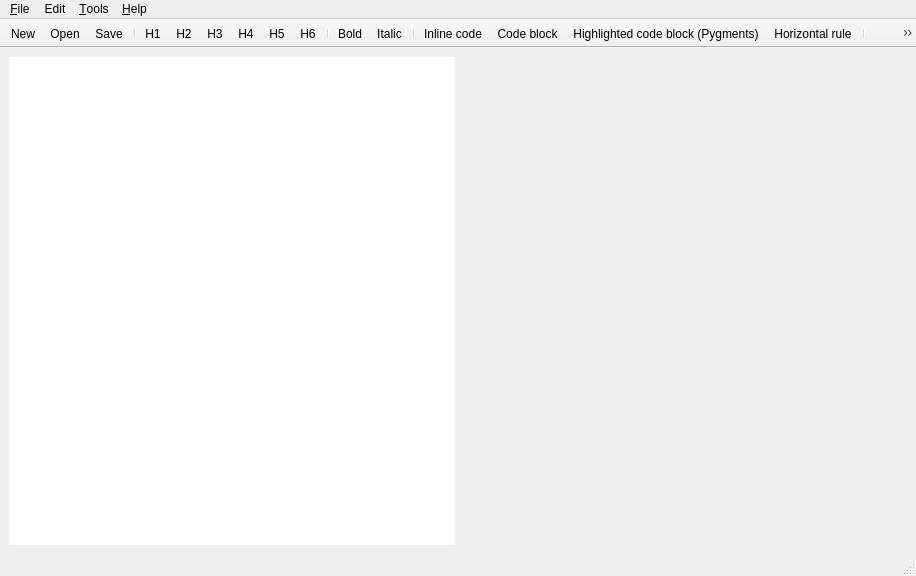
<?xml version="1.0" encoding="UTF-8"?>
<ui version="4.0">
 <class>RstPad::MainWindow</class>
 <widget class="QMainWindow" name="RstPad::MainWindow">
  <property name="geometry">
   <rect>
    <x>0</x>
    <y>0</y>
    <width>916</width>
    <height>576</height>
   </rect>
  </property>
  <property name="contextMenuPolicy">
   <enum>Qt::NoContextMenu</enum>
  </property>
  <property name="windowTitle">
   <string>RSTPad</string>
  </property>
  <property name="windowIcon">
   <iconset resource="../../resources/resources.qrc">
    <normaloff>:/icons/main.png</normaloff>:/icons/main.png</iconset>
  </property>
  <property name="styleSheet">
   <string notr="true">QStatusBar::item {
    border: none;
}
QWebEngineView, QPlainTextEdit {
	border: none;
}
</string>
  </property>
  <property name="iconSize">
   <size>
    <width>24</width>
    <height>24</height>
   </size>
  </property>
  <widget class="QWidget" name="CentralWidget">
   <layout class="QHBoxLayout" name="layout" stretch="1,1">
    <item>
     <widget class="RstPad::CodeEdit" name="CodeEditor">
      <property name="tabStopWidth">
       <number>40</number>
      </property>
     </widget>
    </item>
    <item>
     <widget class="RstPad::PreviewView" name="Preview" native="true"/>
    </item>
   </layout>
  </widget>
  <widget class="QMenuBar" name="MenuBar">
   <property name="geometry">
    <rect>
     <x>0</x>
     <y>0</y>
     <width>916</width>
     <height>21</height>
    </rect>
   </property>
   <widget class="QMenu" name="MenuFile">
    <property name="title">
     <string>&amp;File</string>
    </property>
    <addaction name="ActionNew"/>
    <addaction name="ActionOpen"/>
    <addaction name="ActionSave"/>
    <addaction name="ActionSave_as"/>
    <addaction name="ActionPDFExport"/>
    <addaction name="separator"/>
    <addaction name="ActionExit"/>
   </widget>
   <widget class="QMenu" name="MenuTools">
    <property name="title">
     <string>&amp;Tools</string>
    </property>
    <addaction name="ActionSettings"/>
   </widget>
   <widget class="QMenu" name="MenuHelp">
    <property name="title">
     <string>&amp;Help</string>
    </property>
    <addaction name="ActionAbout_Qt"/>
    <addaction name="separator"/>
    <addaction name="ActionSyntaxHelp"/>
    <addaction name="ActionAbout"/>
   </widget>
   <widget class="QMenu" name="MenuEdit">
    <property name="title">
     <string>Edit</string>
    </property>
    <addaction name="ActionUndo"/>
    <addaction name="ActionRedo"/>
    <addaction name="separator"/>
    <addaction name="ActionCut"/>
    <addaction name="ActionCopy"/>
    <addaction name="ActionPaste"/>
    <addaction name="separator"/>
    <addaction name="ActionSearchReplace"/>
    <addaction name="ActionFindNext"/>
    <addaction name="ActionFindPrev"/>
    <addaction name="ActionGotoLine"/>
   </widget>
   <addaction name="MenuFile"/>
   <addaction name="MenuEdit"/>
   <addaction name="MenuTools"/>
   <addaction name="MenuHelp"/>
  </widget>
  <widget class="QStatusBar" name="StatusBar">
   <property name="styleSheet">
    <string notr="true"/>
   </property>
  </widget>
  <widget class="QToolBar" name="ToolBar">
   <property name="windowTitle">
    <string>toolBar</string>
   </property>
   <property name="movable">
    <bool>false</bool>
   </property>
   <attribute name="toolBarArea">
    <enum>TopToolBarArea</enum>
   </attribute>
   <attribute name="toolBarBreak">
    <bool>false</bool>
   </attribute>
   <addaction name="ActionNew"/>
   <addaction name="ActionOpen"/>
   <addaction name="ActionSave"/>
   <addaction name="separator"/>
   <addaction name="ActionHeading1"/>
   <addaction name="ActionHeading2"/>
   <addaction name="ActionHeading3"/>
   <addaction name="ActionHeading4"/>
   <addaction name="ActionHeading5"/>
   <addaction name="ActionHeading6"/>
   <addaction name="separator"/>
   <addaction name="ActionBold"/>
   <addaction name="ActionItalic"/>
   <addaction name="separator"/>
   <addaction name="ActionInlineCode"/>
   <addaction name="ActionCodeBlock"/>
   <addaction name="ActionPygmentsCodeBlock"/>
   <addaction name="ActionHorizontalRule"/>
   <addaction name="separator"/>
   <addaction name="ActionUL"/>
   <addaction name="ActionOL"/>
   <addaction name="separator"/>
   <addaction name="ActionLink"/>
   <addaction name="ActionImage"/>
   <addaction name="separator"/>
   <addaction name="ActionSyntaxHelp"/>
  </widget>
  <action name="ActionNew">
   <property name="icon">
    <iconset resource="../../resources/resources.qrc">
     <normaloff>:/icons/page.png</normaloff>:/icons/page.png</iconset>
   </property>
   <property name="text">
    <string>New</string>
   </property>
   <property name="shortcut">
    <string>Ctrl+N</string>
   </property>
  </action>
  <action name="ActionOpen">
   <property name="icon">
    <iconset resource="../../resources/resources.qrc">
     <normaloff>:/icons/folder.png</normaloff>:/icons/folder.png</iconset>
   </property>
   <property name="text">
    <string>Open</string>
   </property>
   <property name="shortcut">
    <string>Ctrl+O</string>
   </property>
  </action>
  <action name="ActionSave">
   <property name="icon">
    <iconset resource="../../resources/resources.qrc">
     <normaloff>:/icons/floppy.png</normaloff>:/icons/floppy.png</iconset>
   </property>
   <property name="text">
    <string>Save</string>
   </property>
   <property name="shortcut">
    <string>Ctrl+S</string>
   </property>
  </action>
  <action name="ActionSave_as">
   <property name="icon">
    <iconset resource="../../resources/resources.qrc">
     <normaloff>:/icons/floppy.png</normaloff>:/icons/floppy.png</iconset>
   </property>
   <property name="text">
    <string>Save as</string>
   </property>
   <property name="shortcut">
    <string>Ctrl+Shift+S</string>
   </property>
  </action>
  <action name="ActionExit">
   <property name="text">
    <string>Exit</string>
   </property>
   <property name="shortcut">
    <string>Ctrl+Q</string>
   </property>
  </action>
  <action name="ActionSettings">
   <property name="icon">
    <iconset resource="../../resources/resources.qrc">
     <normaloff>:/icons/wrench.png</normaloff>:/icons/wrench.png</iconset>
   </property>
   <property name="text">
    <string>Settings</string>
   </property>
  </action>
  <action name="ActionAbout">
   <property name="icon">
    <iconset resource="../../resources/resources.qrc">
     <normaloff>:/icons/info.png</normaloff>:/icons/info.png</iconset>
   </property>
   <property name="text">
    <string>About RSTPad</string>
   </property>
   <property name="toolTip">
    <string>About RSTPad</string>
   </property>
  </action>
  <action name="ActionAbout_Qt">
   <property name="icon">
    <iconset resource="../../resources/resources.qrc">
     <normaloff>:/icons/qt.png</normaloff>:/icons/qt.png</iconset>
   </property>
   <property name="text">
    <string>About Qt</string>
   </property>
  </action>
  <action name="ActionHeading1">
   <property name="icon">
    <iconset resource="../../resources/resources.qrc">
     <normaloff>:/icons/h1.png</normaloff>:/icons/h1.png</iconset>
   </property>
   <property name="text">
    <string>H1</string>
   </property>
  </action>
  <action name="ActionHeading2">
   <property name="icon">
    <iconset resource="../../resources/resources.qrc">
     <normaloff>:/icons/h2.png</normaloff>:/icons/h2.png</iconset>
   </property>
   <property name="text">
    <string>H2</string>
   </property>
  </action>
  <action name="ActionHeading3">
   <property name="icon">
    <iconset resource="../../resources/resources.qrc">
     <normaloff>:/icons/h3.png</normaloff>:/icons/h3.png</iconset>
   </property>
   <property name="text">
    <string>H3</string>
   </property>
  </action>
  <action name="ActionHeading4">
   <property name="icon">
    <iconset resource="../../resources/resources.qrc">
     <normaloff>:/icons/h4.png</normaloff>:/icons/h4.png</iconset>
   </property>
   <property name="text">
    <string>H4</string>
   </property>
  </action>
  <action name="ActionHeading5">
   <property name="icon">
    <iconset resource="../../resources/resources.qrc">
     <normaloff>:/icons/h5.png</normaloff>:/icons/h5.png</iconset>
   </property>
   <property name="text">
    <string>H5</string>
   </property>
  </action>
  <action name="ActionHeading6">
   <property name="icon">
    <iconset resource="../../resources/resources.qrc">
     <normaloff>:/icons/h6.png</normaloff>:/icons/h6.png</iconset>
   </property>
   <property name="text">
    <string>H6</string>
   </property>
  </action>
  <action name="ActionBold">
   <property name="icon">
    <iconset resource="../../resources/resources.qrc">
     <normaloff>:/icons/bold.png</normaloff>:/icons/bold.png</iconset>
   </property>
   <property name="text">
    <string>Bold</string>
   </property>
   <property name="shortcut">
    <string>Ctrl+B</string>
   </property>
  </action>
  <action name="ActionItalic">
   <property name="icon">
    <iconset resource="../../resources/resources.qrc">
     <normaloff>:/icons/italic.png</normaloff>:/icons/italic.png</iconset>
   </property>
   <property name="text">
    <string>Italic</string>
   </property>
   <property name="shortcut">
    <string>Ctrl+I</string>
   </property>
  </action>
  <action name="ActionUL">
   <property name="icon">
    <iconset resource="../../resources/resources.qrc">
     <normaloff>:/icons/ul.png</normaloff>:/icons/ul.png</iconset>
   </property>
   <property name="text">
    <string>Unordered List</string>
   </property>
  </action>
  <action name="ActionOL">
   <property name="icon">
    <iconset resource="../../resources/resources.qrc">
     <normaloff>:/icons/ol.png</normaloff>:/icons/ol.png</iconset>
   </property>
   <property name="text">
    <string>Ordered List</string>
   </property>
  </action>
  <action name="ActionLink">
   <property name="icon">
    <iconset resource="../../resources/resources.qrc">
     <normaloff>:/icons/link.png</normaloff>:/icons/link.png</iconset>
   </property>
   <property name="text">
    <string>Link</string>
   </property>
  </action>
  <action name="ActionImage">
   <property name="icon">
    <iconset resource="../../resources/resources.qrc">
     <normaloff>:/icons/image.png</normaloff>:/icons/image.png</iconset>
   </property>
   <property name="text">
    <string>Image</string>
   </property>
  </action>
  <action name="ActionSyntaxHelp">
   <property name="icon">
    <iconset resource="../../resources/resources.qrc">
     <normaloff>:/icons/help.png</normaloff>:/icons/help.png</iconset>
   </property>
   <property name="text">
    <string>Syntax help</string>
   </property>
   <property name="shortcut">
    <string>F1</string>
   </property>
  </action>
  <action name="ActionPDFExport">
   <property name="icon">
    <iconset resource="../../resources/resources.qrc">
     <normaloff>:/icons/pdf.png</normaloff>:/icons/pdf.png</iconset>
   </property>
   <property name="text">
    <string>Export to PDF</string>
   </property>
  </action>
  <action name="ActionInlineCode">
   <property name="icon">
    <iconset resource="../../resources/resources.qrc">
     <normaloff>:/icons/code.png</normaloff>:/icons/code.png</iconset>
   </property>
   <property name="text">
    <string>Inline code</string>
   </property>
  </action>
  <action name="ActionCodeBlock">
   <property name="icon">
    <iconset resource="../../resources/resources.qrc">
     <normaloff>:/icons/code-block.png</normaloff>:/icons/code-block.png</iconset>
   </property>
   <property name="text">
    <string>Code block</string>
   </property>
  </action>
  <action name="ActionPygmentsCodeBlock">
   <property name="icon">
    <iconset resource="../../resources/resources.qrc">
     <normaloff>:/icons/code-block-pygments.png</normaloff>:/icons/code-block-pygments.png</iconset>
   </property>
   <property name="text">
    <string>Highlighted code block (Pygments)</string>
   </property>
  </action>
  <action name="ActionHorizontalRule">
   <property name="icon">
    <iconset resource="../../resources/resources.qrc">
     <normaloff>:/icons/hr.png</normaloff>:/icons/hr.png</iconset>
   </property>
   <property name="text">
    <string>Horizontal rule</string>
   </property>
  </action>
  <action name="ActionSearchReplace">
   <property name="icon">
    <iconset resource="../../resources/resources.qrc">
     <normaloff>:/icons/find.png</normaloff>:/icons/find.png</iconset>
   </property>
   <property name="text">
    <string>Search / replace</string>
   </property>
   <property name="toolTip">
    <string>Find / Replace</string>
   </property>
   <property name="shortcut">
    <string>Ctrl+F</string>
   </property>
  </action>
  <action name="ActionUndo">
   <property name="icon">
    <iconset resource="../../resources/resources.qrc">
     <normaloff>:/icons/undo.png</normaloff>:/icons/undo.png</iconset>
   </property>
   <property name="text">
    <string>Undo</string>
   </property>
  </action>
  <action name="ActionRedo">
   <property name="icon">
    <iconset resource="../../resources/resources.qrc">
     <normaloff>:/icons/redo.png</normaloff>:/icons/redo.png</iconset>
   </property>
   <property name="text">
    <string>Redo</string>
   </property>
  </action>
  <action name="ActionCut">
   <property name="icon">
    <iconset resource="../../resources/resources.qrc">
     <normaloff>:/icons/cut.png</normaloff>:/icons/cut.png</iconset>
   </property>
   <property name="text">
    <string>Cut</string>
   </property>
  </action>
  <action name="ActionCopy">
   <property name="icon">
    <iconset resource="../../resources/resources.qrc">
     <normaloff>:/icons/copy.png</normaloff>:/icons/copy.png</iconset>
   </property>
   <property name="text">
    <string>Copy</string>
   </property>
  </action>
  <action name="ActionPaste">
   <property name="icon">
    <iconset resource="../../resources/resources.qrc">
     <normaloff>:/icons/paste.png</normaloff>:/icons/paste.png</iconset>
   </property>
   <property name="text">
    <string>Paste</string>
   </property>
  </action>
  <action name="ActionFindNext">
   <property name="icon">
    <iconset resource="../../resources/resources.qrc">
     <normaloff>:/icons/find-next.png</normaloff>:/icons/find-next.png</iconset>
   </property>
   <property name="text">
    <string>Find next</string>
   </property>
   <property name="shortcut">
    <string>F3</string>
   </property>
  </action>
  <action name="ActionFindPrev">
   <property name="icon">
    <iconset resource="../../resources/resources.qrc">
     <normaloff>:/icons/find-prev.png</normaloff>:/icons/find-prev.png</iconset>
   </property>
   <property name="text">
    <string>Find previous</string>
   </property>
   <property name="shortcut">
    <string>Shift+F3</string>
   </property>
  </action>
  <action name="ActionGotoLine">
   <property name="icon">
    <iconset resource="../../resources/resources.qrc">
     <normaloff>:/icons/arrow-right.png</normaloff>:/icons/arrow-right.png</iconset>
   </property>
   <property name="text">
    <string>Go to line</string>
   </property>
   <property name="shortcut">
    <string>Ctrl+G</string>
   </property>
  </action>
 </widget>
 <customwidgets>
  <customwidget>
   <class>RstPad::CodeEdit</class>
   <extends>QPlainTextEdit</extends>
   <header>src/UI/Code/CodeEdit.h</header>
  </customwidget>
  <customwidget>
   <class>RstPad::PreviewView</class>
   <extends>QWidget</extends>
   <header>src/UI/PreviewView.h</header>
   <container>1</container>
  </customwidget>
 </customwidgets>
 <resources>
  <include location="../../resources/resources.qrc"/>
 </resources>
 <connections/>
</ui>
